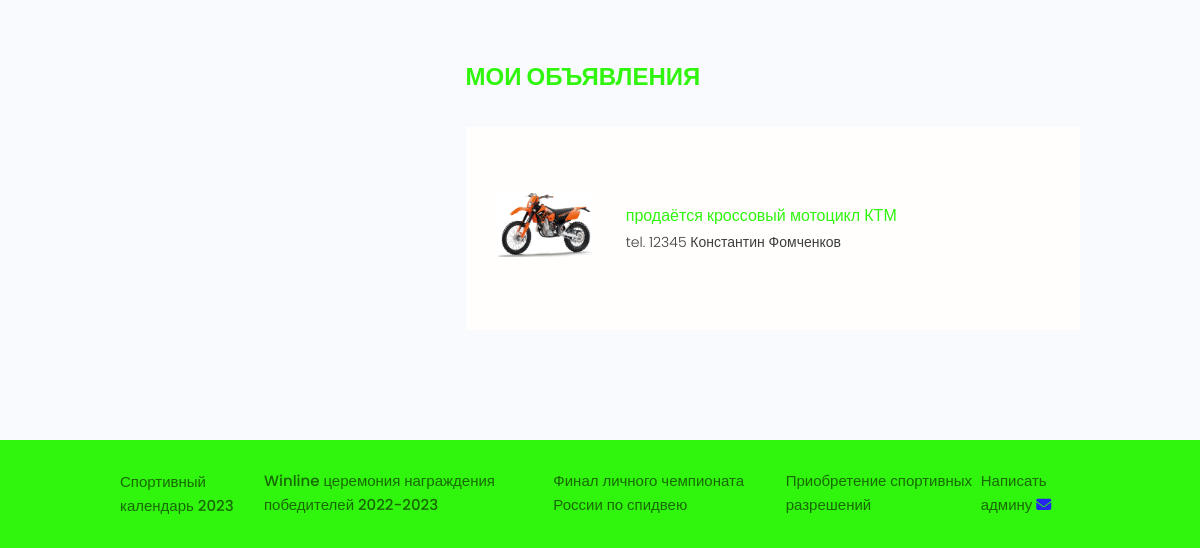
Before: /users/profile/6 (lower part) with the older database file.
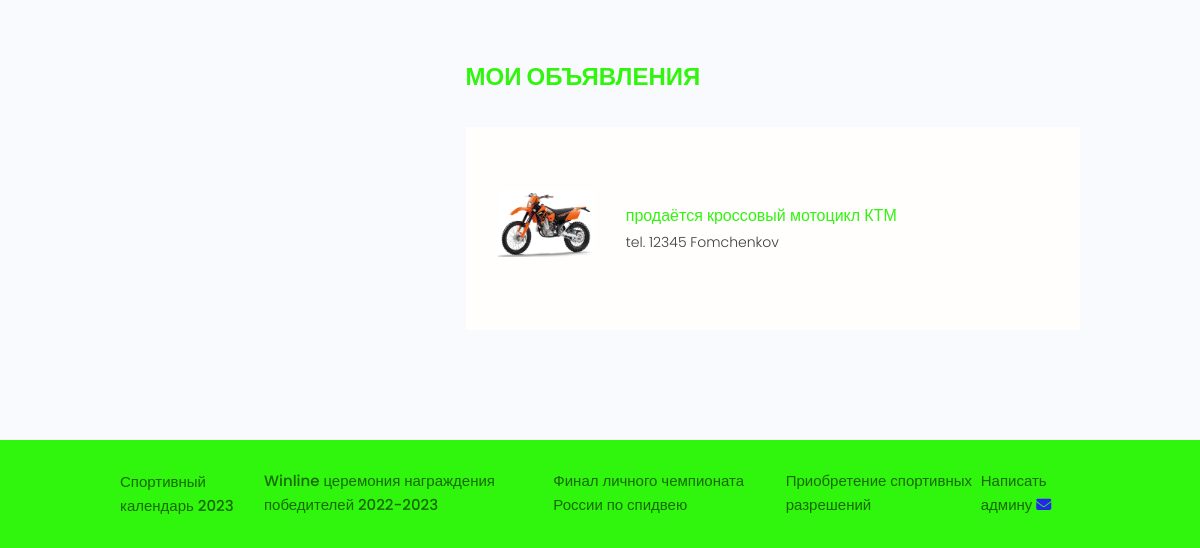
After: the same page with the newer database file.
### blogs/models.py (models this page shows, shortened)
class Advertisement(models.Model):
    text = models.TextField(null=True, blank=True)
    image = models.ImageField(null=True, blank=True, upload_to="advertisements/",
                              default='adv-default.jpg', verbose_name='Изображение')
    contacts = models.CharField(max_length=250)
    owner = models.ForeignKey(Profiles, on_delete=models.SET_NULL,
                              blank=True, null=True, verbose_name='Автор объявления')
    created = models.DateTimeField(default=datetime.datetime.now)
    class Meta:
        ordering = ['-created']

### users/models.py (models this page shows)
class Profiles(models.Model):
    user = models.OneToOneField(User, on_delete=models.CASCADE, null=True, blank=True)
    name = models.CharField(max_length=200, null=True, blank=True)
    email = models.EmailField(max_length=200, null=True, blank=True)
    username = models.CharField(max_length=200, null=True, blank=True)
    short_info = models.CharField(max_length=300, null=True, blank=True)
    bio = models.TextField(null=True, blank=True)
    profile_image = models.ImageField(upload_to='profiles/', blank=True, null=True,
                                      default='profiles/user-default.png')
    social_youtube = models.CharField(max_length=200, null=True, blank=True)
    social_vk = models.CharField(max_length=200, null=True, blank=True)
    created = models.DateTimeField(auto_now_add=True)
    def __str__(self):
        return self.username

### users/views.py (the view)
# urls.py: path('profile/<str:pk>', views.user_profile, name='user_profile'),
def user_profile(request, pk):
    prof = Profiles.objects.get(pk=pk)
    skills = prof.skill_set.all()
    adv = Advertisement.objects.filter(owner=prof)
    context = {
        'profile': prof,
        'skills': skills,
        'advertisement': adv,
    }
    return render(request, 'users/profile.html', context)

### blogs/models.py (called while the page is built)
    def __str__(self):
        return self.name

### users/templates/users/profile.html (shortened to what this page needs)
{% extends 'blogs/base.html' %}
{% block content %}
  <main class="profile my-md">
    <div class="container">
      <div class="layout">
        <div class="column column--1of3">
        </div>
        <div class="column column--2of3">
          <div class="devInfo">
            <div class="grid grid--two">
            </div>
          </div>
            <div class="settings">
              <h3 class="settings__title">Мои объявления</h3>
            </div>
            <table class="settings__table">
                {% if advertisement %}
                    {% for adv in advertisement %}
                    <tr>
                        <td class="settings__thumbnail">
                            <a href="#"><img src="{{ adv.image.url }}"
                                             alt="Advertisement Thumbnail"/></a>
                        </td>
                        <td class="settings__tableInfo">
                            <a href="#">{{ adv.text }}</a>
                            <p>
                                {{ adv.contacts  }}
                                {{ adv.owner }}
                            </p>
                        </td>
                    </tr>
                    {% endfor %}
                {% endif %}
              </table>
        </div>
      </div>
    </div>
  </main>
{% endblock %}

Changed rows visible on the page:
changed through a linked row, Advertisement "продаётся кроссовый мотоцикл КТМ": owner "Константин Фомченков" → "Fomchenkov"
